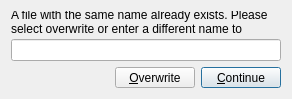
<ui version="4.0" >
 <class>ikeaConflict</class>
 <widget class="QDialog" name="ikeaConflict" >
  <property name="geometry" >
   <rect>
    <x>0</x>
    <y>0</y>
    <width>292</width>
    <height>99</height>
   </rect>
  </property>
  <property name="windowTitle" >
   <string>Naming Conflict Detected</string>
  </property>
  <property name="windowIcon" >
   <iconset resource="ikea.qrc" >:/png/ikea.png</iconset>
  </property>
  <layout class="QVBoxLayout" >
   <item>
    <widget class="QLabel" name="textConflictMessage" >
     <property name="text" >
      <string>A file with the same name already exists. Please select overwrite or enter a different name to continue.</string>
     </property>
     <property name="alignment" >
      <set>Qt::AlignVCenter</set>
     </property>
     <property name="wordWrap" >
      <bool>true</bool>
     </property>
    </widget>
   </item>
   <item>
    <widget class="QLineEdit" name="lineConflictName" />
   </item>
   <item>
    <layout class="QHBoxLayout" >
     <item>
      <spacer>
       <property name="orientation" >
        <enum>Qt::Horizontal</enum>
       </property>
       <property name="sizeHint" >
        <size>
         <width>40</width>
         <height>20</height>
        </size>
       </property>
      </spacer>
     </item>
     <item>
      <widget class="QPushButton" name="buttonOverwrite" >
       <property name="text" >
        <string>&amp;Overwrite</string>
       </property>
       <property name="shortcut" >
        <string>Alt+O</string>
       </property>
       <property name="autoDefault" >
        <bool>false</bool>
       </property>
       <property name="default" >
        <bool>false</bool>
       </property>
      </widget>
     </item>
     <item>
      <widget class="QPushButton" name="buttonContinue" >
       <property name="text" >
        <string>&amp;Continue</string>
       </property>
       <property name="shortcut" >
        <string>Alt+C</string>
       </property>
       <property name="autoDefault" >
        <bool>true</bool>
       </property>
       <property name="default" >
        <bool>true</bool>
       </property>
      </widget>
     </item>
    </layout>
   </item>
  </layout>
 </widget>
 <resources>
  <include location="ikea.qrc" />
 </resources>
 <connections/>
</ui>
